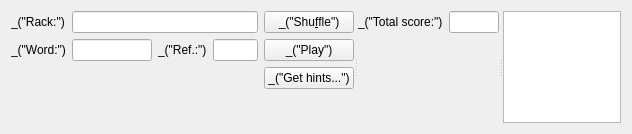
<?xml version="1.0" encoding="UTF-8"?>
<ui version="4.0">
 <class>ToppingWidget</class>
 <widget class="QWidget" name="ToppingWidget">
  <property name="geometry">
   <rect>
    <x>0</x>
    <y>0</y>
    <width>632</width>
    <height>134</height>
   </rect>
  </property>
  <layout class="QHBoxLayout" name="horizontalLayout">
   <item>
    <widget class="QSplitter" name="splitter">
     <property name="maximumSize">
      <size>
       <width>16777215</width>
       <height>16777215</height>
      </size>
     </property>
     <widget class="QWidget" name="layoutWidget">
      <layout class="QGridLayout" name="gridLayout">
       <item row="0" column="0">
        <widget class="QLabel" name="label">
         <property name="text">
          <string>_(&quot;Rack:&quot;)</string>
         </property>
        </widget>
       </item>
       <item row="0" column="4">
        <widget class="QPushButton" name="pushButtonShuffle">
         <property name="text">
          <string>_(&quot;Shu&amp;ffle&quot;)</string>
         </property>
        </widget>
       </item>
       <item row="0" column="1" colspan="3">
        <widget class="QLineEdit" name="lineEditRack">
         <property name="readOnly">
          <bool>true</bool>
         </property>
        </widget>
       </item>
       <item row="1" column="4">
        <widget class="QPushButton" name="pushButtonPlay">
         <property name="text">
          <string>_(&quot;Play&quot;)</string>
         </property>
        </widget>
       </item>
       <item row="2" column="4">
        <widget class="QPushButton" name="pushButtonGetHints">
         <property name="text">
          <string>_(&quot;Get hints...&quot;)</string>
         </property>
        </widget>
       </item>
       <item row="1" column="0">
        <widget class="QLabel" name="label_2">
         <property name="text">
          <string>_(&quot;Word:&quot;)</string>
         </property>
        </widget>
       </item>
       <item row="1" column="2">
        <widget class="QLabel" name="label_3">
         <property name="text">
          <string>_(&quot;Ref.:&quot;)</string>
         </property>
        </widget>
       </item>
       <item row="1" column="1">
        <widget class="QLineEdit" name="lineEditPlay">
         <property name="minimumSize">
          <size>
           <width>80</width>
           <height>0</height>
          </size>
         </property>
         <property name="toolTip">
          <string>_(&quot;Enter the word to play (case-insensitive). A joker from the rack must be written in parentheses. E.g.: w(o)rd or W(O)RD&quot;)</string>
         </property>
         <property name="statusTip">
          <string>_(&quot;Enter the word to play (case-insensitive). A joker from the rack must be written in parentheses. E.g.: w(o)rd or W(O)RD&quot;)</string>
         </property>
        </widget>
       </item>
       <item row="1" column="3">
        <widget class="QLineEdit" name="lineEditCoords">
         <property name="sizePolicy">
          <sizepolicy hsizetype="Fixed" vsizetype="Fixed">
           <horstretch>0</horstretch>
           <verstretch>0</verstretch>
          </sizepolicy>
         </property>
         <property name="maximumSize">
          <size>
           <width>45</width>
           <height>16777215</height>
          </size>
         </property>
         <property name="toolTip">
          <string>_(&quot;Enter the coordinates of the word. Specify the row before the column for horizontal words, and the column before the row for vertical words. E.g.: H4 or 4H&quot;)</string>
         </property>
         <property name="statusTip">
          <string>_(&quot;Enter the coordinates of the word. Specify the row before the column for horizontal words, and the column before the row for vertical words. E.g.: H4 or 4H&quot;)</string>
         </property>
        </widget>
       </item>
       <item row="3" column="4">
        <spacer name="verticalSpacer">
         <property name="orientation">
          <enum>Qt::Vertical</enum>
         </property>
         <property name="sizeHint" stdset="0">
          <size>
           <width>20</width>
           <height>40</height>
          </size>
         </property>
        </spacer>
       </item>
      </layout>
     </widget>
     <widget class="QWidget" name="verticalLayoutWidget">
      <layout class="QVBoxLayout" name="verticalLayout_2">
       <item>
        <layout class="QHBoxLayout" name="horizontalLayout_2">
         <item>
          <widget class="QLabel" name="label_4">
           <property name="text">
            <string>_(&quot;Total score:&quot;)</string>
           </property>
          </widget>
         </item>
         <item>
          <widget class="QLineEdit" name="lineEditTotalScore">
           <property name="minimumSize">
            <size>
             <width>50</width>
             <height>0</height>
            </size>
           </property>
           <property name="readOnly">
            <bool>true</bool>
           </property>
          </widget>
         </item>
        </layout>
       </item>
       <item>
        <widget class="QWidget" name="widgetContainer" native="true">
         <zorder>horizontalLayoutWidget</zorder>
         <zorder>horizontalLayoutWidget</zorder>
         <zorder>horizontalLayoutWidget</zorder>
        </widget>
       </item>
       <item>
        <spacer name="verticalSpacer_2">
         <property name="orientation">
          <enum>Qt::Vertical</enum>
         </property>
         <property name="sizeHint" stdset="0">
          <size>
           <width>20</width>
           <height>40</height>
          </size>
         </property>
        </spacer>
       </item>
      </layout>
     </widget>
     <widget class="QTableView" name="tableViewMoves">
      <property name="editTriggers">
       <set>QAbstractItemView::NoEditTriggers</set>
      </property>
      <property name="alternatingRowColors">
       <bool>true</bool>
      </property>
      <property name="selectionMode">
       <enum>QAbstractItemView::SingleSelection</enum>
      </property>
      <property name="selectionBehavior">
       <enum>QAbstractItemView::SelectRows</enum>
      </property>
      <property name="sortingEnabled">
       <bool>true</bool>
      </property>
      <attribute name="horizontalHeaderHighlightSections">
       <bool>false</bool>
      </attribute>
      <attribute name="horizontalHeaderStretchLastSection">
       <bool>true</bool>
      </attribute>
      <attribute name="verticalHeaderVisible">
       <bool>false</bool>
      </attribute>
     </widget>
    </widget>
   </item>
  </layout>
  <zorder>splitter</zorder>
  <zorder>widgetContainer</zorder>
  <zorder>verticalLayoutWidget</zorder>
  <zorder>splitter</zorder>
 </widget>
 <resources/>
 <connections/>
</ui>
